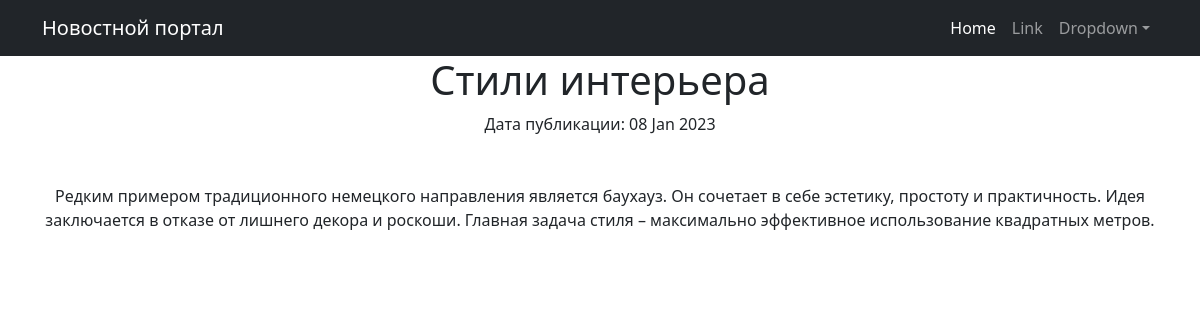
The page /news/2 on the database its author committed.
### news/models.py (models this page shows, shortened)
class Post(models.Model):
    author = models.ForeignKey(Author, on_delete=models.CASCADE)
    NEWS = 'NW'
    ARTICLE = 'AR'
    CATEGORY_CHOICES = (
        (NEWS, 'Новость'),
        (ARTICLE, 'Статья'),
    )
    categoryType = models.CharField(max_length=2, choices=CATEGORY_CHOICES, default=ARTICLE)
    dateCreation = models.DateTimeField(auto_now_add=True)
    postCategory = models.ManyToManyField(Category, through='PostCategory')
    title = models.CharField(max_length=128)
    text = models.TextField()
    rating = models.SmallIntegerField(default=0)

### news/views.py (the view)
# urls.py: path('<int:pk>', PostDetail.as_view()),
class PostDetail(DetailView):
    model = Post
    template_name = 'post.html'
    context_object_name = 'post'

### news/templatetags/custom_filters.py (called while the page is built)
@register.filter()
def censor(value):
    censor_replace = str(value)
    for key in censored_words.keys():
        censor_replace = censor_replace.replace(key, censored_words[key])
    return censor_replace

### templates/post.html (shortened to what this page needs)
{% extends 'flatpages/default.html' %}
{% load custom_filters %}
{% block content %}
<h1>{{ post.title|censor }}</h1>
    Дата публикации: {{ post.dateCreation|date:'d M Y' }} <br><br><br>
    {{ post.text| censor }}
{% endblock content %}

### rows shown on the page
Post: title|censor "Стили интерьера", dateCreation "08 Jan 2023", text|censor "Редким примером традиционного немецкого направления является баухауз. Он сочетает в себе эстетику, простоту и практичность. Идея заключается в отказе от лишнего декора и роскоши. Главная задача стиля – максимально эффективное использование квадратных метров."
